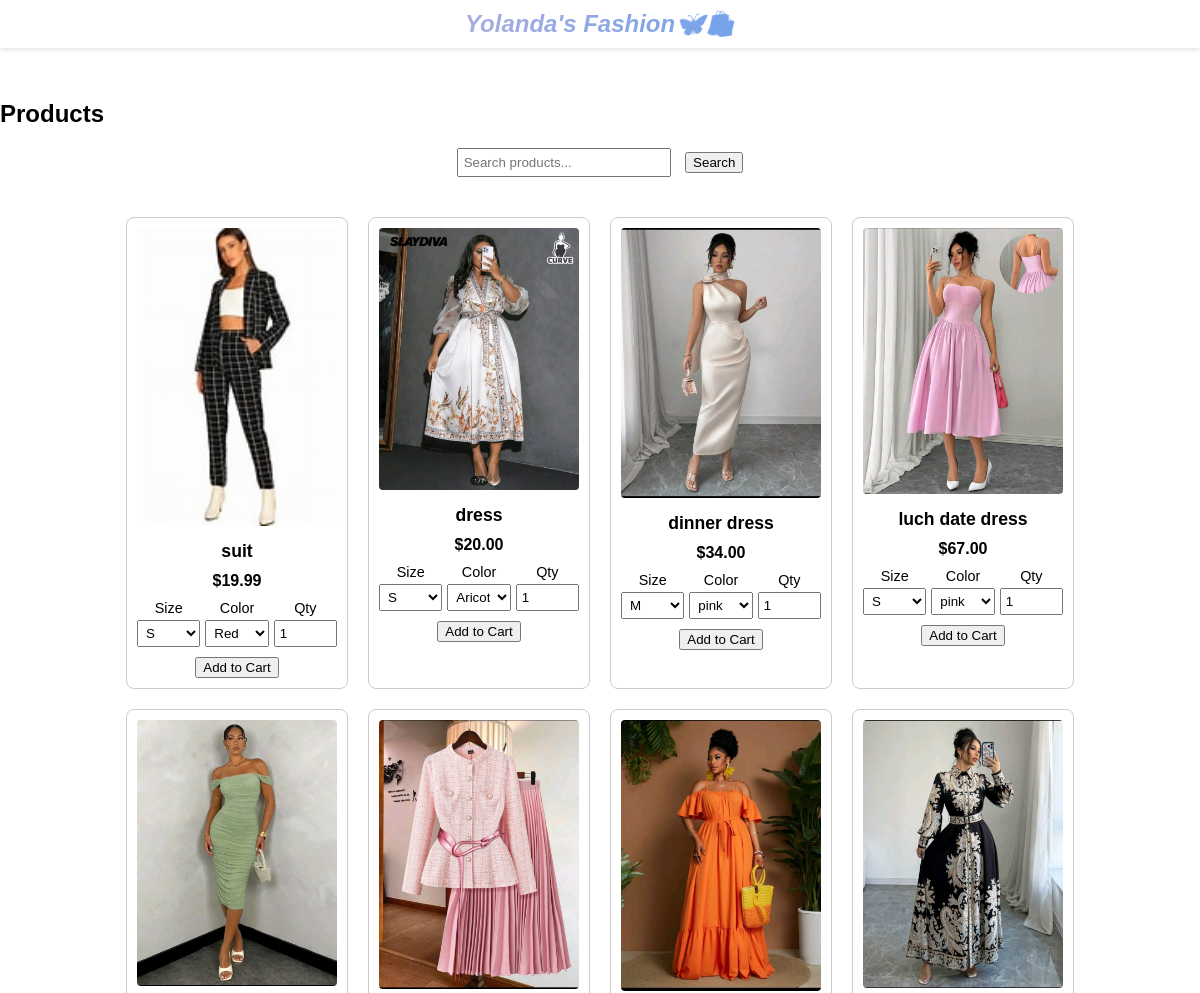
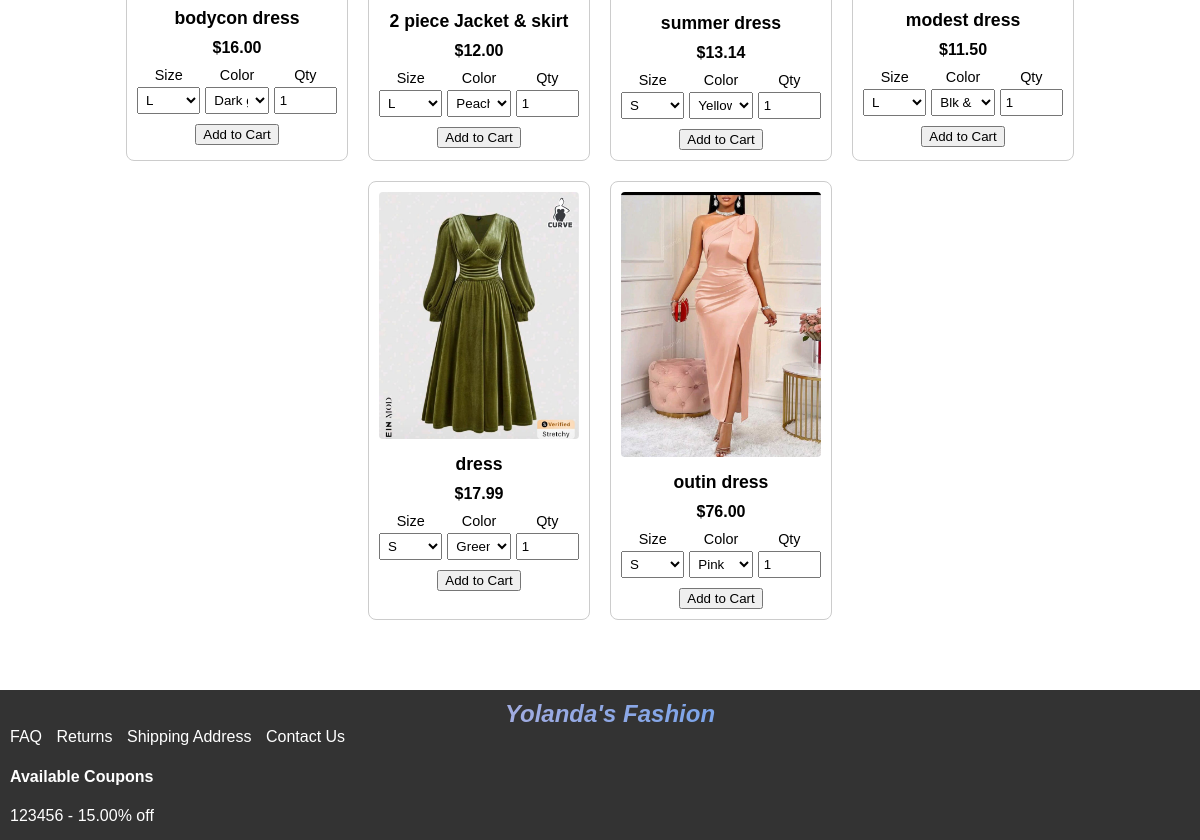
/products.php, run on the app's committed database (2 pictures, top to bottom).
### tables this page shows
CREATE TABLE `products` (
  `id` int(11) NOT NULL,
  `name` varchar(100) NOT NULL,
  `description` text DEFAULT NULL,
  `price` decimal(10,2) NOT NULL,
  `image` varchar(255) DEFAULT NULL,
  `available_sizes` varchar(255) DEFAULT NULL,
  `available_colors` varchar(255) DEFAULT NULL,
  `created_at` timestamp NOT NULL DEFAULT current_timestamp()
);

CREATE TABLE `coupons` (
  `id` int(11) NOT NULL,
  `code` varchar(50) NOT NULL,
  `discount` decimal(5,2) NOT NULL,
  `expires_at` date DEFAULT NULL
);

### products.php (the view, shortened to what this page needs)
<?php include 'header.php'; ?>
<?php
$search    = $_GET['search'] ?? '';
$sql    = "SELECT * FROM products WHERE 1";
$stmt = $conn->prepare($sql);
$stmt->execute();
$res = $stmt->get_result();
?>
<h2>Products</h2>
<form method="GET" action="products.php" style="text-align:center; margin-bottom:20px;">
  <input type="text" name="search" placeholder="Search products..." value="<?= htmlspecialchars($search) ?>" style="padding:5px; width:200px; margin-right:10px;">
  <button type="submit">Search</button>
</form>
<div class="products">
  <?php if ($res && $res->num_rows > 0): ?>
    <?php while ($p = $res->fetch_assoc()):
      $sizes  = $p['available_sizes']  ? explode(',', $p['available_sizes'])  : [];
      $colors = $p['available_colors'] ? explode(',', $p['available_colors']) : [];
    ?>
      <div class="product">
        <img
          src="images/<?= htmlspecialchars($p['image']) ?>"
          alt="<?= htmlspecialchars($p['name']) ?>"
          onclick="openModal(this.src)"
        >
        <h3><?= htmlspecialchars($p['name']) ?></h3>
        <p class="price">$<?= number_format($p['price'], 2) ?></p>
        <form method="POST" action="add_to_cart.php">
          <div class="options">
            <label>Size
              <select name="size" required>
                <?php foreach ($sizes as $s): ?>
                  <option value="<?= htmlspecialchars($s) ?>"><?= htmlspecialchars($s) ?></option>
                <?php endforeach; ?>
              </select>
            </label>
            <label>Color
              <select name="color" required>
                <?php foreach ($colors as $c): ?>
                  <option value="<?= htmlspecialchars($c) ?>"><?= htmlspecialchars($c) ?></option>
                <?php endforeach; ?>
              </select>
            </label>
            <label>Qty
              <input type="number" name="quantity" value="1" min="1" required>
            </label>
          </div>
          <button type="submit">Add to Cart</button>
        </form>
      </div>
    <?php endwhile; ?>
  <?php else: ?>
    <p>No products found.</p>
  <?php endif; ?>
</div>
<?php include 'footer.php'; ?>

### header.php (shortened to what this page needs)
<!DOCTYPE html>
<html lang="en">
<head>
  <link rel="stylesheet" href="style.css">
</head>
<header class="site-header">
<body>
  <h2 class="brand-heading"><i>Yolanda's Fashion</i>🦋🛍️</h2>
</header>

### footer.php (shortened to what this page needs)
<footer>
  <div class="footer-links">
    <html>
	<h2 class="brand-heading">Yolanda's Fashion</h2>
	</html>
    <a href="faq.php">FAQ</a>
    <a href="returns.php">Returns</a>
    <a href="shipping.php">Shipping Address</a>
	<a href="contact.php">Contact Us</a>
  </div>
  <div class="coupons">
    <h4>Available Coupons</h4>
    <?php
    $coupon_res = $conn->query("SELECT * FROM coupons WHERE expires_at >= CURDATE()");
    while ($coupon = $coupon_res->fetch_assoc()):
    ?>
      <div class="coupon">
        <span><?= htmlspecialchars($coupon['code']) ?> - <?= htmlspecialchars($coupon['discount']) ?>% off</span>
      </div>
    <?php endwhile; ?>
  </div>
</footer>
</body>
</html>

### style.css (style rules this page uses)
body { margin: 0; padding-bottom: 200px; font-family: Arial, sans-serif; }
.products { display: grid; grid-template-columns: repeat(auto-fit, minmax(200px, 1fr)); gap: 20px; padding: 20px; }
.product { border: 1px solid #ccc; padding: 10px; text-align: center; }
.product img { max-width: 100%; height: auto; }
footer { position: fixed; bottom: 0; width: 100%; background: #333; color: #fff; padding: 10px; }
.footer-links a { color: #fff; margin-right: 10px; text-decoration: none; }
.coupons { margin-top: 10px; }
.coupon { margin-bottom: 5px; }
.brand-heading { font-style: italic; font-size: 2rem; text-align: center; background: linear-gradient(to right, pink, dodgerblue); -webkit-background-clip: text; -webkit-text-fill-color: transparent; margin-top: 40px; margin-bottom: 20px; }
.site-header { position: fixed; top: 0; left: 0; right: 0; background-color: white; padding: 10px 20px; box-shadow: 0 2px 5px rgba(0,0,0,0.1); z-index: 1000; }
body { margin-top: 100px; }
.brand-heading { margin: 0; font-size: 24px; font-weight: bold; }

### products.php (style rules this page uses)
.products { display: flex; flex-wrap: wrap; justify-content: center; gap: 20px; }
.product { border: 1px solid #ccc; border-radius: 8px; padding: 10px; width: 200px; display: flex; flex-direction: column; align-items: center; }
.product img { width: 100%; height: auto; margin-bottom: 10px; border-radius: 4px; cursor: pointer; transition: 0.3s; }
.product h3 { margin: 5px 0; font-size: 1.1rem; }
.product p.price { margin: 5px 0 10px; font-weight: bold; }
.product .options { display: flex; justify-content: space-between; width: 100%; gap: 5px; margin-bottom: 10px; }
.product .options label { flex: 1; display: flex; flex-direction: column; font-size: 0.9rem; }
.product .options select, .product .options input { width: 100%; padding: 4px; margin-top: 4px; box-sizing: border-box; }

### data on the page
products: image (picture), name "suit", price "19.99", size "S", color "Red"
products: name (picture), name "dress", price "20.00", size "S"
products: image (picture), name "dinner dress", price "34.00", size "M", color "pink"
products: image (picture), name "luch date dress", price "67.00", size "S", color "pink"
products: image+name (picture), name "bodycon dress", price "16.00", size "L", color "Dark green"
products: image (picture), name "2 piece Jacket & skirt", price "12.00", size "L", color "Peach"
products: image (picture), name "summer dress", price "13.14", size "S", color "Yellow"
products: image (picture), name "modest dress", price "11.50", size "L", color "Blk & white"
products: image+name (picture), name "dress", price "17.99", size "S", color "Green"
products: image (picture), name "outin dress", price "76.00", size "S", color "Pink"
coupons: code "123456", discount "15.00"

### other printed values
form field color "Aricot"
